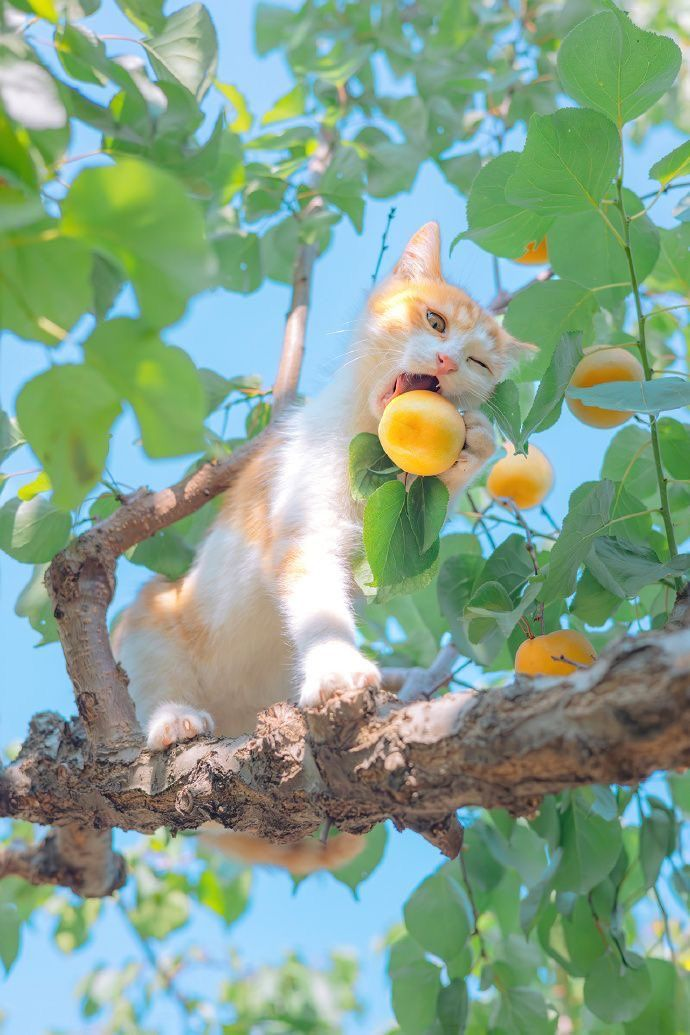
#> input picture Trabalho_computacao_grafica/Processamento_de_imagens/imagem.jpg, 690 x 1035 px, found by its file name
$ python '1-ConversãoDeImagem.py'
#> lines starting #> are read from the running program, lines starting #| are printed output that depends on the picture; after the words box and inside, x2 and y2 are one past the last pixel; in counts of white or black regions, pixels touching at a corner belong together
#> further down, imagem is the input picture: shape (1035, 690, 3); mean B, G, R 141.5, 163.4, 134.7
# Alunos: Leandro Marcos Pinheiro Souza - 201911140007 / Leonardo Gouvêa Ribeiro - 202111140015

import cv2
import numpy as np
import matplotlib.pyplot as plt

# Converter imagem RGB para tons de cinza
def rgb_para_cinza(imagem):
    return cv2.cvtColor(imagem, cv2.COLOR_RGB2GRAY)
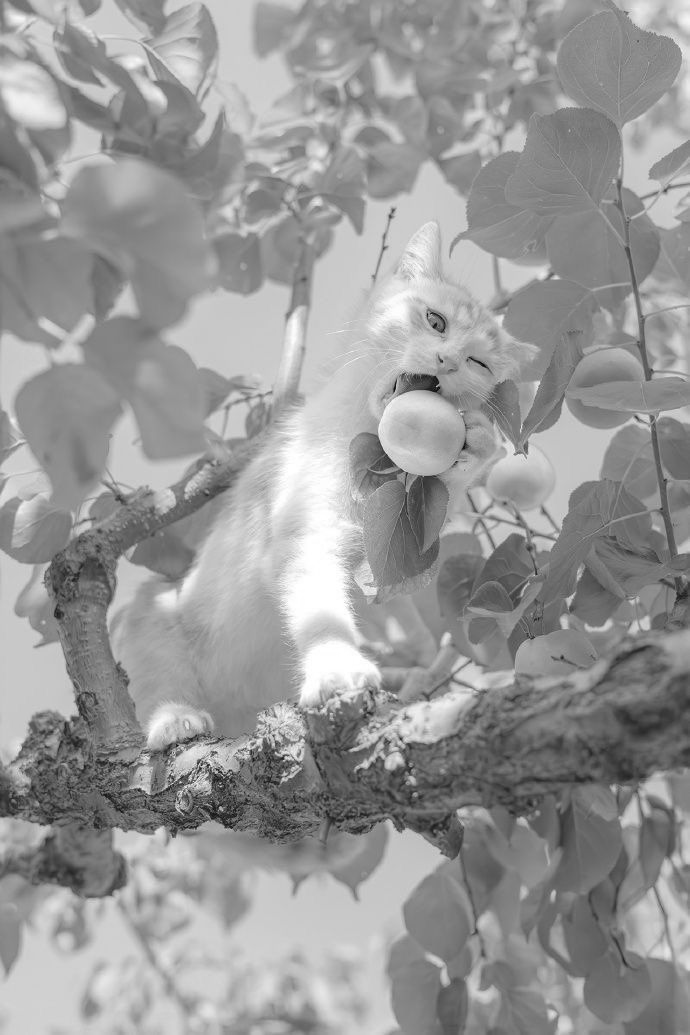
#> returned value: shape (1035, 690); min 3, max 255, mean 152.3

# Converter imagem tons de cinza para binária
def cinza_para_binaria(imagem, limite=127):
#> called with limite = 127
    _, imagem_binaria = cv2.threshold(imagem, limite, 255, cv2.THRESH_BINARY)
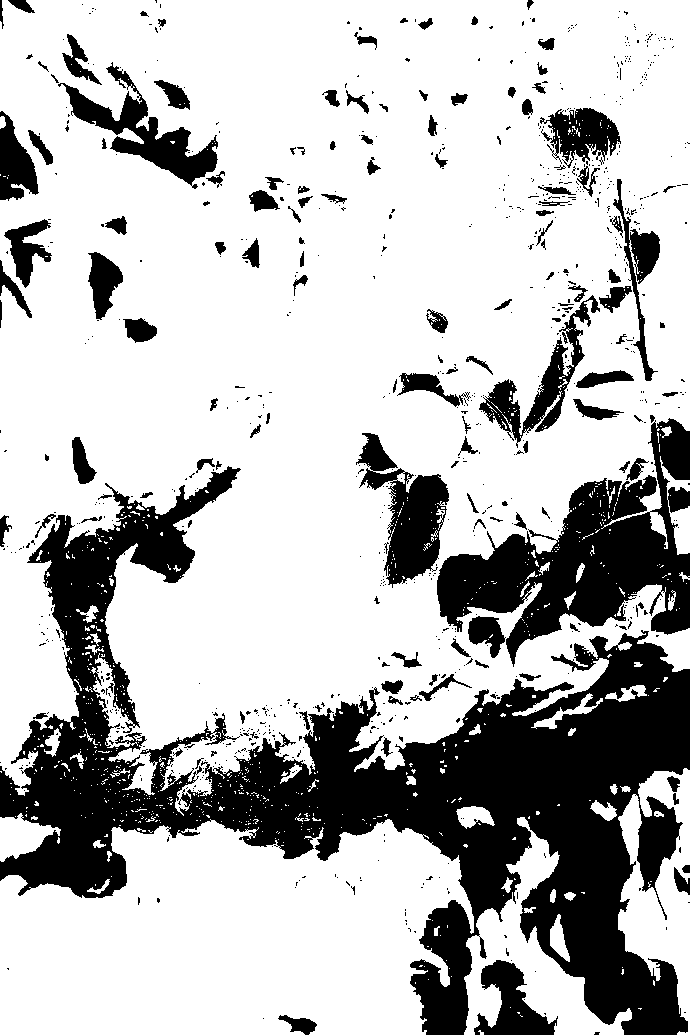
#> imagem_binaria: shape (1035, 690); 73.4% white; 868 black regions (724 under 20 px), largest, box (x1, y1, x2, y2) and area: (0, 466, 690, 1035) 118865, (437, 418, 690, 667) 25238, (356, 433, 449, 588) 6134
    return imagem_binaria

# Converter uma imagem binária para tons de cinza
def binaria_para_cinza(imagem):
    imagem_cinza = (imagem / 255) * 127
    return imagem_cinza.astype(np.uint8)

# Converter imagem em tons de cinza para RGB
def cinza_para_rgb(imagem):
    return cv2.cvtColor(imagem, cv2.COLOR_GRAY2RGB)
#> returned value: shape (1035, 690, 3)

# Converter imagem RGB para binária
def rgb_para_binaria(imagem, limite=127):
    imagem_cinza = rgb_para_cinza(imagem)
    return cinza_para_binaria(imagem_cinza, limite)

# Filtro média
def aplicar_filtro_media(imagem, tamanho_kernel=5):
#> called with tamanho_kernel = 5
    return cv2.blur(imagem, (tamanho_kernel, tamanho_kernel))
#> returned value: shape (1035, 690)

# Filtro mediana
def aplicar_filtro_mediana(imagem, tamanho_kernel=5):
#> called with tamanho_kernel = 5
    return cv2.medianBlur(imagem, tamanho_kernel)

# Filtro gaussiano
def aplicar_filtro_gaussiano(imagem, tamanho_kernel=5, sigma=1):
#> called with tamanho_kernel = 5, sigma = 1
    return cv2.GaussianBlur(imagem, (tamanho_kernel, tamanho_kernel), sigma)

# Definir caminho da imagem
caminho_imagem = r"C:\Users\leand\Desktop\Processamento de Imagem\imagem.jpg"  # Alterar caminho da imagem
imagem = cv2.imread(caminho_imagem)
imagem_rgb = cv2.cvtColor(imagem, cv2.COLOR_BGR2RGB)

# Conversão
imagem_cinza = rgb_para_cinza(imagem_rgb)
imagem_binaria = cinza_para_binaria(imagem_cinza)
imagem_cinza_convertida = binaria_para_cinza(imagem_binaria)
imagem_rgb_cinza = cinza_para_rgb(imagem_cinza)

# Exemplo de filtros
imagem_filtro_media = aplicar_filtro_media(imagem_cinza)
imagem_filtro_mediana = aplicar_filtro_mediana(imagem_cinza)
imagem_filtro_gaussiano = aplicar_filtro_gaussiano(imagem_cinza)

# Exibir imagens
plt.figure(figsize=(12, 8))

# Exibir imagem original
plt.subplot(2, 4, 1)
plt.imshow(imagem_rgb)
plt.title("Original")
plt.axis("off")

# Conversões
plt.subplot(2, 4, 2)
plt.imshow(imagem_cinza, cmap='gray')
plt.title("Cinza")
plt.axis("off")

plt.subplot(2, 4, 3)
plt.imshow(imagem_binaria, cmap='gray')
plt.title("Binária")
plt.axis("off")

plt.subplot(2, 4, 4)
plt.imshow(imagem_rgb_cinza)
plt.title("Cinza para RGB")
plt.axis("off")

# Filtros
plt.subplot(2, 4, 5)
plt.imshow(imagem_filtro_media, cmap='gray')
plt.title("Filtro Média")
plt.axis("off")

plt.subplot(2, 4, 6)
plt.imshow(imagem_filtro_mediana, cmap='gray')
plt.title("Filtro Mediana")
plt.axis("off")

plt.subplot(2, 4, 7)
plt.imshow(imagem_filtro_gaussiano, cmap='gray')
plt.title("Filtro Gaussiano")
plt.axis("off")

# Exibição
plt.tight_layout()
plt.show()
